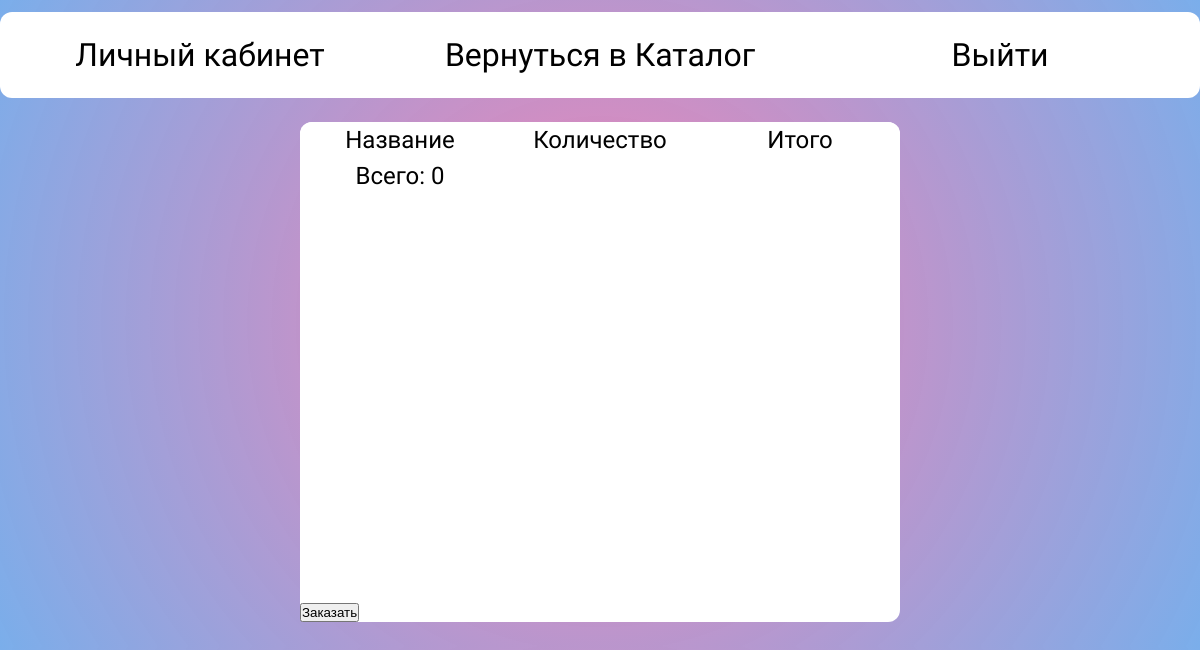
The page /view/cart.php (signed in) on the database as committed earlier.
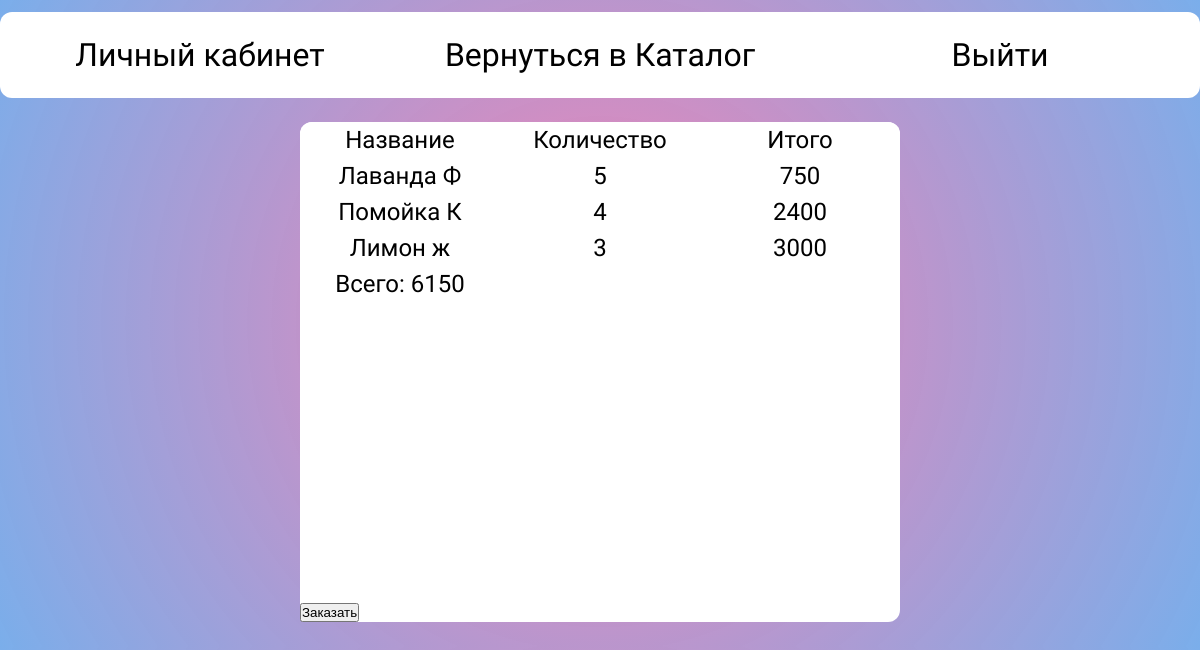
The same page on the database as committed later.
### tables this page shows
CREATE TABLE `cart` (
  `id_orders` int(11) NOT NULL,
  `id_candle` int(11) NOT NULL,
  `quantity` int(5) NOT NULL,
  `id_user` int(11) NOT NULL,
  `date` datetime NOT NULL,
  `id_order_user` int(11) NOT NULL
);

CREATE TABLE `candles` (
  `id_candle` int(11) NOT NULL,
  `name_candle` varchar(20) NOT NULL,
  `color_candle` varchar(30) NOT NULL,
  `form_candle` varchar(30) NOT NULL,
  `smell_candle` varchar(30) NOT NULL,
  `size_candle` varchar(30) NOT NULL,
  `price_candle` int(5) NOT NULL,
  `img_candle` text
);

### view/cart.php (the view, shortened to what this page needs)
<?php
require_once "../back/connection.php";
?>
<!DOCTYPE html>
<html lang="en">
<head>
    <link rel="stylesheet" href="../css/order.css">
</head>
<body>
<header>
    <a href="account.php"> Личный кабинет </a>
    <a href="catalogue.php"> Вернуться в Каталог </a>
    <a href="../back/logout.php"> Выйти </a>
</header>
<div class="container">
    <div class="content">
        <p>Название</p>
        <p>Количество</p>
        <p>Итого</p>
    <?php
        $query_orders = "SELECT name_candle, quantity, price_candle * quantity FROM cart, candles WHERE id_order_user = 17 AND id_user = 4 AND cart.id_candle = candles.id_candle;";
        $result = mysqli_query($link, $query_orders);
        $cost = 0;
        while ($row_data = mysqli_fetch_assoc($result)) {
            $cost += $row_data['price_candle * quantity'];
        ?>
            <p><?= $row_data['name_candle'];?></p>
            <p> <?= $row_data['quantity'];?></p>
            <p><?= $row_data['price_candle * quantity'];?></p>
        <?
        }
            ?>
            <p>Всего: <?= $cost;?></p>
    </div>
        <form method="GET" action="">
        <input type="submit" name="to-order" value="Заказать" id="to-order">
    </form>
</div>
</body>
</html>

### css/order.css (style rules this page uses)
* { margin: 0; padding: 0; box-sizing: border-box; }
body { background: rgb(244,128,178); background: radial-gradient(circle, rgba(244,128,178,1) 0%, rgba(106,164,232,0.8883928571428571) 100%); font-family: 'Comic Neue', cursive; }
header { width: 100%; max-width: 1280px; background: white; border-radius: 12px; margin: 1% auto; display: flex; flex-direction: row; }
header a { width: 50%; padding: 2% 2%; text-decoration: none; display: flex; align-items: center; justify-content: center; font-size: 2em; color: black; }
.container { height: 500px; width: 50%; max-width: 1280px; margin: 2% auto; border-radius: 12px; background-color: white; display: flex; flex-direction: column; justify-content: space-between; }
.content { width: 100%; border-radius: 12px; background-color: white; font-size: 1.5em; text-align: center; display: grid; grid-template-columns: 1fr 1fr 1fr; }
.content p { margin: 2%; }

Rows that differ between the two databases and show on the page:
added cart: id_candle.name_candle "Лаванда Ф", quantity "5", price_candle "750"
added cart: id_candle.name_candle "Помойка К", quantity "4", price_candle "2400"
added cart: id_candle.name_candle "Лимон ж", quantity "3", price_candle "3000"
Other text that changed with them:
$cost: "0" → "6150"
